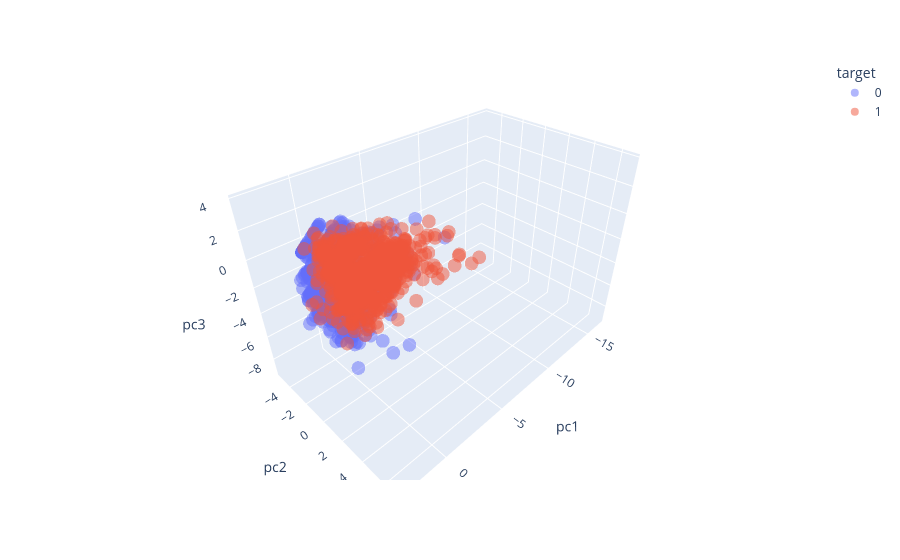

Write notebook code for a chart like this one.
### Code cell
# 3d PCA view, draggable in the notebook
# I only plot a sample so this cell does not become too slow

rng = np.random.default_rng(1)
plot_index = rng.choice(X_trainval.index, size=min(2000, len(X_trainval)), replace=False)

X_plot = base_model.named_steps["prep"].transform(X_trainval.loc[plot_index])

if hasattr(X_plot, "toarray"):
    X_plot = X_plot.toarray()

pca = PCA(n_components=3, random_state=1)
X_pca = pca.fit_transform(X_plot)

pca_df = pd.DataFrame({
    "pc1": X_pca[:, 0],
    "pc2": X_pca[:, 1],
    "pc3": X_pca[:, 2],
    "target": y_trainval.loc[plot_index].astype(str).values,
})

fig = px.scatter_3d(
    pca_df,
    x="pc1",
    y="pc2",
    z="pc3",
    color="target",
    opacity=0.5,
)

fig.show()
print("explained variance:", pca.explained_variance_ratio_)

### Figure 1 — Plotly figure (JSON) as saved in the notebook; plotly's stock layout.template omitted (floating-point values rounded to 4 significant figures; data arrays with more than 128 entries replaced by an {"elided": "..."} marker saying what was removed)
{"data": [{"hovertemplate": "target=0<br>pc1=%{x}<br>pc2=%{y}<br>pc3=%{z}<extra></extra>", "legendgroup": "0", "marker": {"color": "#636efa", "opacity": 0.5, "symbol": "circle"}, "mode": "markers", "name": "0", "scene": "scene", "showlegend": true, "type": "scatter3d", "x": {"elided": "951 float values"}, "y": {"elided": "951 float values"}, "z": {"elided": "951 float values"}}, {"hovertemplate": "target=1<br>pc1=%{x}<br>pc2=%{y}<br>pc3=%{z}<extra></extra>", "legendgroup": "1", "marker": {"color": "#EF553B", "opacity": 0.5, "symbol": "circle"}, "mode": "markers", "name": "1", "scene": "scene", "showlegend": true, "type": "scatter3d", "x": {"elided": "1049 float values"}, "y": {"elided": "1049 float values"}, "z": {"elided": "1049 float values"}}], "layout": {"legend": {"title": {"text": "target"}, "tracegroupgap": 0}, "margin": {"t": 60}, "scene": {"domain": {"x": [0, 1], "y": [0, 1]}, "xaxis": {"title": {"text": "pc1"}}, "yaxis": {"title": {"text": "pc2"}}, "zaxis": {"title": {"text": "pc3"}}}}}
